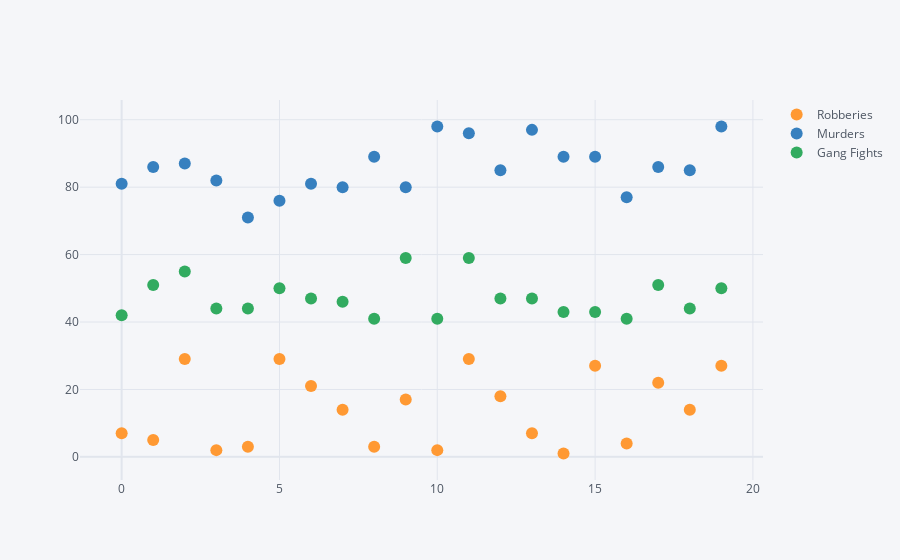

The notebook cell saved with this chart:
### Code cell
folium.Marker(location=[32.647820,71.742960],popup=df.iplot(kind="scatter",mode="markers"),tooltip="Second Target",icon=folium.Icon(icon="leaf",color="red")).add_to(m)
m

### Figure 1 — Plotly figure (JSON) as saved in the notebook; plotly's stock layout.template omitted (floating-point values rounded to 4 significant figures)
{"data": [{"line": {"color": "rgba(255, 153, 51, 1.0)", "dash": "solid", "shape": "linear", "width": 1.3}, "marker": {"size": 12, "symbol": "circle"}, "mode": "markers", "name": "Robberies", "text": "", "type": "scatter", "x": [0, 1, 2, 3, 4, 5, 6, 7, 8, 9, 10, 11, 12, 13, 14, 15, 16, 17, 18, 19], "y": [7, 5, 29, 2, 3, 29, 21, 14, 3, 17, 2, 29, 18, 7, 1, 27, 4, 22, 14, 27]}, {"line": {"color": "rgba(55, 128, 191, 1.0)", "dash": "solid", "shape": "linear", "width": 1.3}, "marker": {"size": 12, "symbol": "circle"}, "mode": "markers", "name": "Murders", "text": "", "type": "scatter", "x": [0, 1, 2, 3, 4, 5, 6, 7, 8, 9, 10, 11, 12, 13, 14, 15, 16, 17, 18, 19], "y": [81, 86, 87, 82, 71, 76, 81, 80, 89, 80, 98, 96, 85, 97, 89, 89, 77, 86, 85, 98]}, {"line": {"color": "rgba(50, 171, 96, 1.0)", "dash": "solid", "shape": "linear", "width": 1.3}, "marker": {"size": 12, "symbol": "circle"}, "mode": "markers", "name": "Gang Fights", "text": "", "type": "scatter", "x": [0, 1, 2, 3, 4, 5, 6, 7, 8, 9, 10, 11, 12, 13, 14, 15, 16, 17, 18, 19], "y": [42, 51, 55, 44, 44, 50, 47, 46, 41, 59, 41, 59, 47, 47, 43, 43, 41, 51, 44, 50]}], "layout": {"legend": {"bgcolor": "#F5F6F9", "font": {"color": "#4D5663"}}, "paper_bgcolor": "#F5F6F9", "plot_bgcolor": "#F5F6F9", "title": {"font": {"color": "#4D5663"}}, "xaxis": {"gridcolor": "#E1E5ED", "showgrid": true, "tickfont": {"color": "#4D5663"}, "title": {"font": {"color": "#4D5663"}, "text": ""}, "zerolinecolor": "#E1E5ED"}, "yaxis": {"gridcolor": "#E1E5ED", "showgrid": true, "tickfont": {"color": "#4D5663"}, "title": {"font": {"color": "#4D5663"}, "text": ""}, "zerolinecolor": "#E1E5ED"}}}
